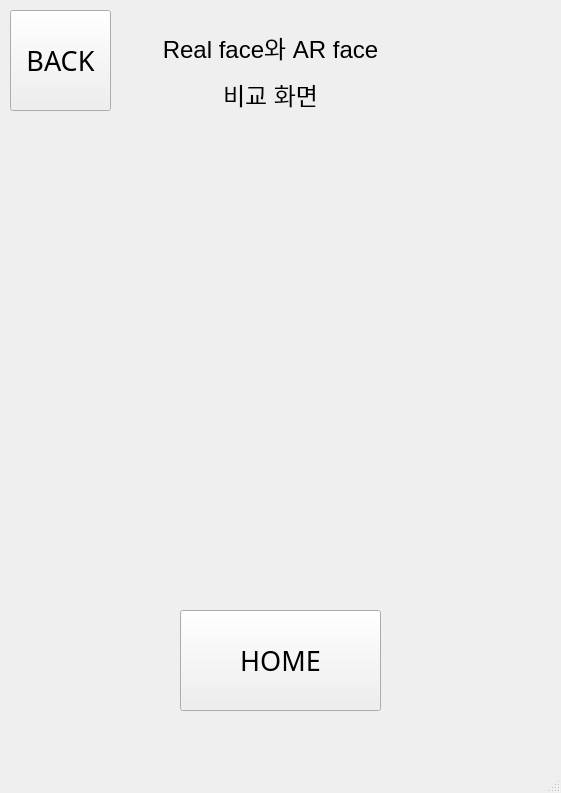
<?xml version="1.0" encoding="UTF-8"?>
<ui version="4.0">
 <class>MainWindow</class>
 <widget class="QMainWindow" name="MainWindow">
  <property name="geometry">
   <rect>
    <x>0</x>
    <y>0</y>
    <width>561</width>
    <height>793</height>
   </rect>
  </property>
  <property name="windowTitle">
   <string>MainWindow</string>
  </property>
  <widget class="QWidget" name="centralwidget">
   <widget class="QPushButton" name="pushButton">
    <property name="geometry">
     <rect>
      <x>180</x>
      <y>610</y>
      <width>201</width>
      <height>101</height>
     </rect>
    </property>
    <property name="font">
     <font>
      <family>AlternateGothic2 BT</family>
      <pointsize>20</pointsize>
     </font>
    </property>
    <property name="text">
     <string>HOME</string>
    </property>
   </widget>
   <widget class="QPushButton" name="pushButton_2">
    <property name="geometry">
     <rect>
      <x>10</x>
      <y>10</y>
      <width>101</width>
      <height>101</height>
     </rect>
    </property>
    <property name="font">
     <font>
      <family>AlternateGothic2 BT</family>
      <pointsize>20</pointsize>
     </font>
    </property>
    <property name="text">
     <string>BACK</string>
    </property>
   </widget>
   <widget class="QLabel" name="label">
    <property name="geometry">
     <rect>
      <x>115</x>
      <y>30</y>
      <width>311</width>
      <height>81</height>
     </rect>
    </property>
    <property name="text">
     <string>&lt;html&gt;&lt;head/&gt;&lt;body&gt;&lt;p align=&quot;center&quot;&gt;&lt;span style=&quot; font-size:18pt;&quot;&gt;Real face와 AR face&lt;/span&gt;&lt;/p&gt;&lt;p align=&quot;center&quot;&gt;&lt;span style=&quot; font-size:18pt;&quot;&gt;비교 화면&lt;/span&gt;&lt;/p&gt;&lt;/body&gt;&lt;/html&gt;</string>
    </property>
   </widget>
  </widget>
  <widget class="QMenuBar" name="menubar">
   <property name="geometry">
    <rect>
     <x>0</x>
     <y>0</y>
     <width>561</width>
     <height>26</height>
    </rect>
   </property>
  </widget>
  <widget class="QStatusBar" name="statusbar"/>
 </widget>
 <resources/>
 <connections/>
</ui>
